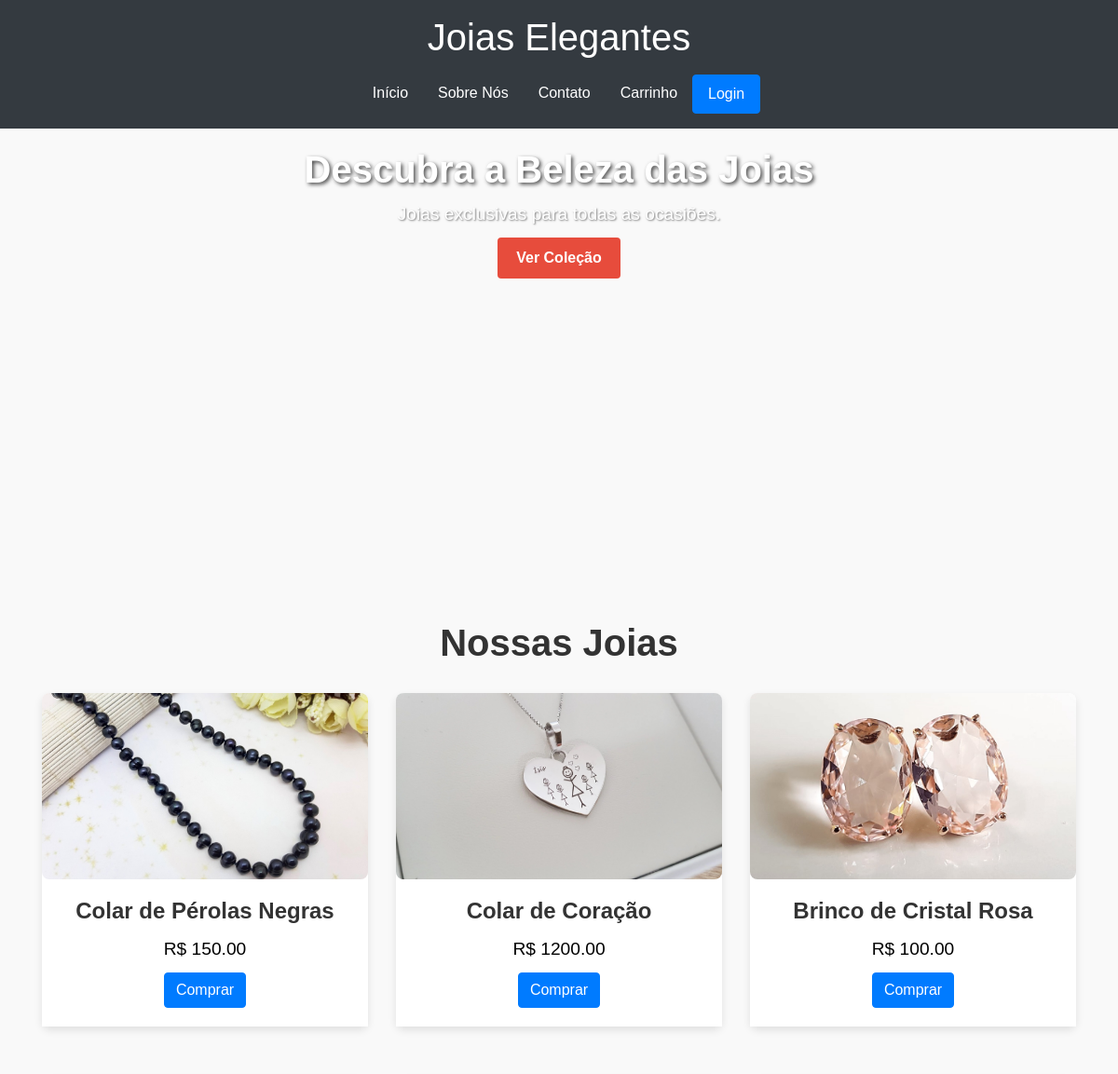
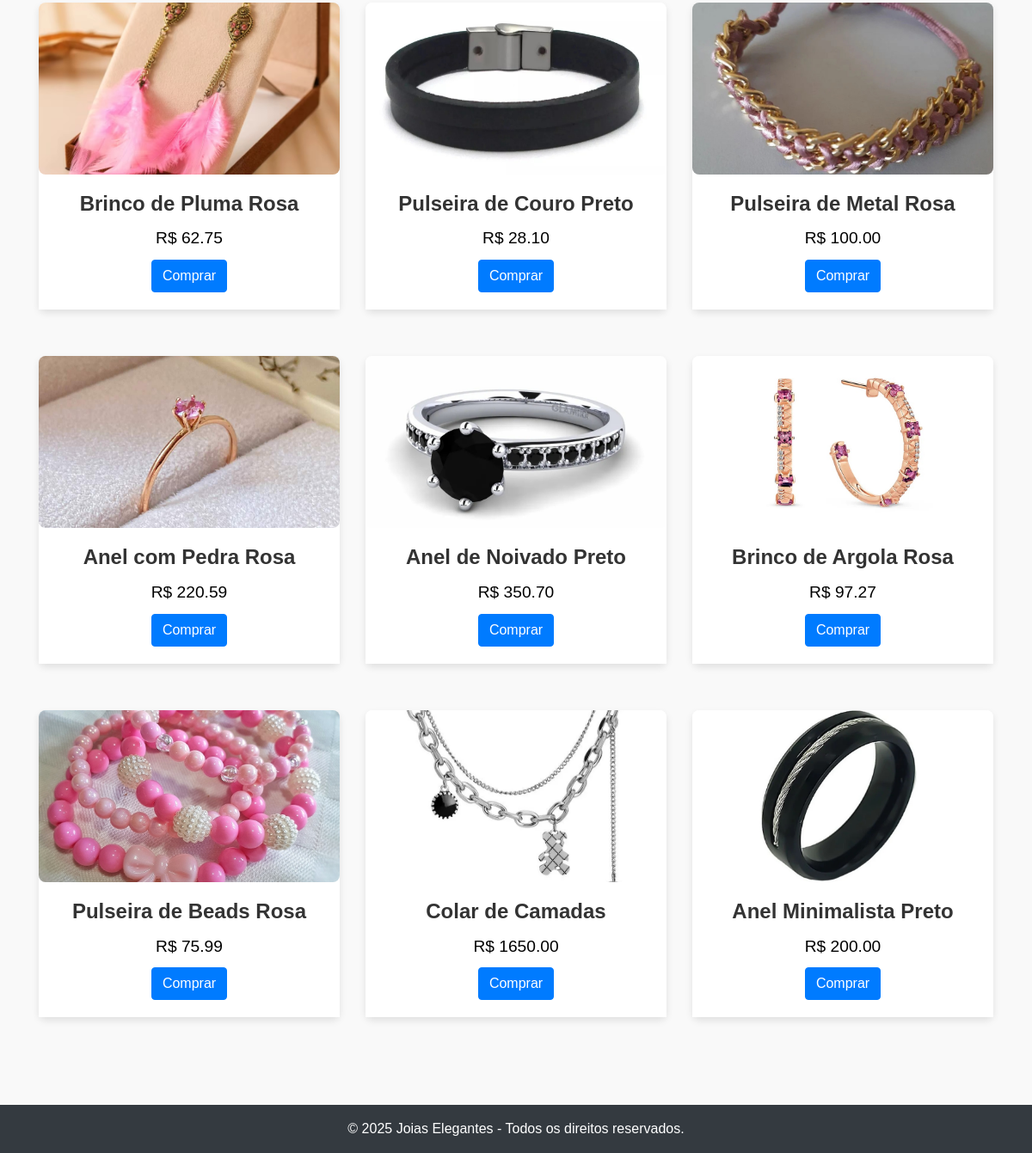
The app's page /loja.php with its own data (2 pictures, top to bottom).
### tables this page shows
CREATE TABLE Produto_Loja (
    id_produto_loja INT AUTO_INCREMENT PRIMARY KEY,
    produto VARCHAR(100),
    estoque INT,
    preco_loja DECIMAL(10, 2),
    quantidade_vendida INT DEFAULT 0,
    lucro DECIMAL(10, 2) DEFAULT 0.00
);

### loja.php (the view, shortened to what this page needs)
<?php
require 'conexao.php';
?>
<!DOCTYPE html>
<html lang="pt-BR">
<head>
    <link href="https://stackpath.bootstrapcdn.com/bootstrap/4.5.2/css/bootstrap.min.css" rel="stylesheet">
    <link rel="stylesheet" href="css/loja.css">
</head>
<body>
    <header class="bg-dark text-white text-center py-3">
        <div class="logo">
            <h1>Joias Elegantes</h1>
        </div>
        <nav>
            <ul class="nav justify-content-center mt-3">
                <li class="nav-item"><a class="nav-link text-white" href="loja.php">Início</a></li>
                <li class="nav-item"><a class="nav-link text-white" href="sobre_nos.html">Sobre Nós</a></li>
                <li class="nav-item"><a class="nav-link text-white" href="contato.html">Contato</a></li>
                <li class="nav-item"><a class="nav-link text-white" href="carrinho.php">Carrinho</a></li>
                <li class="nav-item"><a class="nav-link btn btn-primary" href="Login1.html">Login</a></li>
            </ul>
        </nav>
    </header>
    <section class="banner">
        <video autoplay muted loop class="banner-video">
            <source src="img/crud.mp4" type="video/mp4">
        </video>
        <div class="banner-content">
            <h2>Descubra a Beleza das Joias</h2>
            <p>Joias exclusivas para todas as ocasiões.</p>
            <a href="#produtos" class="btn btn-danger">Ver Coleção</a>
        </div>
    </section>
    <?php
        $sql = "SELECT * FROM produto_loja WHERE id_produto_loja IN (1, 2, 3, 4, 5, 6, 7, 8, 9, 10, 11, 12)";
        $query = mysqli_query($conexao, $sql);
        $produtos = [];
        $index = 1;
        while ($produto = mysqli_fetch_array($query)) {
            $produtos["produto" . $index] = $produto;
            $index++;
        }
        extract($produtos);
    ?>
    <section class="produtos py-5" id="produtos">
    <div class="container text-center">
        <h2>Nossas Joias</h2>
        <div class="row">
            <div class="col-md-4 mb-4">
                <div class="card">
                    <img src="img/img1.jpg" class="card-img-top" alt="Anel de Ouro">
                    <div class="card-body">
                        <h3 class="card-title"><?=$produto1['produto'];?></h3>
                        <p class="card-text">R$ <?=$produto1['preco_loja'];?></p>
                        <a href="carrinho.php" class="btn btn-primary">Comprar</a>
                    </div>
                </div>
            </div>
            <div class="col-md-4 mb-4">
                <div class="card">
                    <img src="img/img2.jpg" class="card-img-top" alt="Colar de Pérolas">
                    <div class="card-body">
                        <h3 class="card-title"><?=$produto2['produto'];?></h3>
                        <p class="card-text">R$ <?=$produto2['preco_loja'];?></p>
                        <a href="carrinho.php" class="btn btn-primary">Comprar</a>
                    </div>
                </div>
            </div>
            <div class="col-md-4 mb-4">
                <div class="card">
                    <img src="img/img3.jpg" class="card-img-top" alt="Brincos de Diamante">
                    <div class="card-body">
                        <h3 class="card-title"><?=$produto3['produto'];?></h3>
                        <p class="card-text">R$ <?=$produto3['preco_loja'];?></p>
                        <a href="carrinho.php" class="btn btn-primary">Comprar</a>
                    </div>
                </div>
            </div>
            <div class="col-md-4 mb-4">
                <div class="card">
                    <img src="img/img4.jpg" class="card-img-top" alt="Bracelete de Ouro">
                    <div class="card-body">
                        <h3 class="card-title"><?=$produto4['produto'];?></h3>
                        <p class="card-text">R$ <?=$produto4['preco_loja'];?></p>
                        <a href="carrinho.php" class="btn btn-primary">Comprar</a>
                    </div>
                </div>
            </div>
            <div class="col-md-4 mb-4">
                <div class="card">
                    <img src="img/img5.jpg" class="card-img-top" alt="Pulseira de Prata">
                    <div class="card-body">
                        <h3 class="card-title"><?=$produto5['produto'];?></h3>
                        <p class="card-text">R$ <?=$produto5['preco_loja'];?></p>
                        <a href="carrinho.php" class="btn btn-primary">Comprar</a>
                    </div>
                </div>
            </div>
            <div class="col-md-4 mb-4">
                <div class="card">
                    <img src="img/img6.jpg" class="card-img-top" alt="Pendente de Cristal">
                    <div class="card-body">
                        <h3 class="card-title"><?=$produto6['produto'];?></h3>
                        <p class="card-text">R$ <?=$produto6['preco_loja'];?></p>
                        <a href="carrinho.php" class="btn btn-primary">Comprar</a>
                    </div>
                </div>
            </div>
            <div class="col-md-4 mb-4">
                <div class="card">
                    <img src="img/img7.jpg" class="card-img-top" alt="Anel de Prata">
                    <div class="card-body">
                        <h3 class="card-title"><?=$produto7['produto'];?></h3>
                        <p class="card-text">R$ <?=$produto7['preco_loja'];?></p>
                        <a href="carrinho.php" class="btn btn-primary">Comprar</a>
                    </div>
                </div>
            </div>
            <div class="col-md-4 mb-4">
                <div class="card">
                    <img src="img/img8.jpg" class="card-img-top" alt="Colar de Ouro">
                    <div class="card-body">
                        <h3 class="card-title"><?=$produto8['produto'];?></h3>
                        <p class="card-text">R$ <?=$produto8['preco_loja'];?></p>
                        <a href="carrinho.php" class="btn btn-primary">Comprar</a>
                    </div>
                </div>
            </div>
            <div class="col-md-4 mb-4">
                <div class="card">
                    <img src="img/img9.jpg" class="card-img-top" alt="Brincos de Pérola">
                    <div class="card-body">
                        <h3 class="card-title"><?=$produto9['produto'];?></h3>
                        <p class="card-text">R$ <?=$produto9['preco_loja'];?></p>
                        <a href="carrinho.php" class="btn btn-primary">Comprar</a>
                    </div>
                </div>
            </div>
            <div class="col-md-4 mb-4">
                <div class="card">
                    <img src="img/img10.jpg" class="card-img-top" alt="Tornozeleira de Ouro">
                    <div class="card-body">
                        <h3 class="card-title"><?=$produto10['produto'];?></h3>
                        <p class="card-text">R$ <?=$produto10['preco_loja'];?></p>
                        <a href="carrinho.php" class="btn btn-primary">Comprar</a>
                    </div>
                </div>
            </div>
            <div class="col-md-4 mb-4">
                <div class="card">
                    <img src="img/img11.jpg" class="card-img-top" alt="Anel com Esmeralda">
                    <div class="card-body">
                        <h3 class="card-title"><?=$produto11['produto'];?></h3>
                        <p class="card-text">R$ <?=$produto11['preco_loja'];?></p>
                        <a href="carrinho.php" class="btn btn-primary">Comprar</a>
                    </div>
                </div>
            </div>
            <div class="col-md-4 mb-4">
                <div class="card">
                    <img src="img/img12.jpg" class="card-img-top" alt="Cordão de Ouro">
                    <div class="card-body">
                        <h3 class="card-title"><?=$produto12['produto'];?></h3>
                        <p class="card-text">R$ <?=$produto12['preco_loja'];?></p>
                        <a href="carrinho.php" class="btn btn-primary">Comprar</a>
                    </div>
                </div>
            </div>
        </div>
    </div>
</section>
    <footer class="bg-dark text-white text-center py-3">
        <p>&copy; 2025 Joias Elegantes - Todos os direitos reservados.</p>
    </footer>
</body>
</html>

### css/loja.css (style rules this page uses)
body { background-color: #f9f9f9; font-family: 'Arial', sans-serif; }
.banner { position: relative; height: 60vh; overflow: hidden; }
.banner-video { position: absolute; top: 50%; left: 50%; min-width: 100%; min-height: 100%; width: auto; height: auto; z-index: 1; transform: translate(-50%, -50%); }
.banner-content { position: relative; z-index: 2; text-align: center; color: #fff; padding: 20px; }
.banner-content h2 { font-size: 2.5rem; font-weight: bold; text-shadow: 2px 2px 4px rgba(0, 0, 0, 0.7); }
.banner-content p { font-size: 1.2rem; margin: 10px 0; text-shadow: 1px 1px 2px rgba(0, 0, 0, 0.5); }
.btn-danger { background-color: #e74c3c; border: none; padding: 10px 20px; font-size: 1rem; font-weight: bold; transition: background-color 0.3s; }
.produtos { padding: 50px 0; }
.produtos h2 { font-size: 2.5rem; font-weight: bold; color: #333; margin-bottom: 30px; }
.card { margin-bottom: 30px; border: none; border-radius: 8px; box-shadow: 0 4px 8px rgba(0, 0, 0, 0.1); transition: transform 0.3s ease; }
.card-img-top { width: 100%; height: 200px; object-fit: cover; border-radius: 8px; }
.card-body { padding: 20px; background-color: #fff; text-align: center; }
.card-title { font-size: 1.5rem; font-weight: bold; color: #333; }
.card-text { font-size: 1.2rem; color: black; margin: 10px 0; }
footer { background-color: #333; color: #fff; padding: 20px; text-align: center; }
footer p { margin: 0; font-size: 1rem; }
header { background-color: #333; color: #fff; padding: 15px 0; text-align: center; }

### records on screen
produto_loja: produto "Colar de Pérolas Negras", preco_loja "150.00"
produto_loja: produto "Colar de Coração", preco_loja "1200.00"
produto_loja: produto "Brinco de Cristal Rosa", preco_loja "100.00"
produto_loja: produto "Brinco de Pluma Rosa", preco_loja "62.75"
produto_loja: produto "Pulseira de Couro Preto", preco_loja "28.10"
produto_loja: produto "Pulseira de Metal Rosa", preco_loja "100.00"
produto_loja: produto "Anel com Pedra Rosa", preco_loja "220.59"
produto_loja: produto "Anel de Noivado Preto", preco_loja "350.70"
produto_loja: produto "Brinco de Argola Rosa", preco_loja "97.27"
produto_loja: produto "Pulseira de Beads Rosa", preco_loja "75.99"
produto_loja: produto "Colar de Camadas", preco_loja "1650.00"
produto_loja: produto "Anel Minimalista Preto", preco_loja "200.00"
